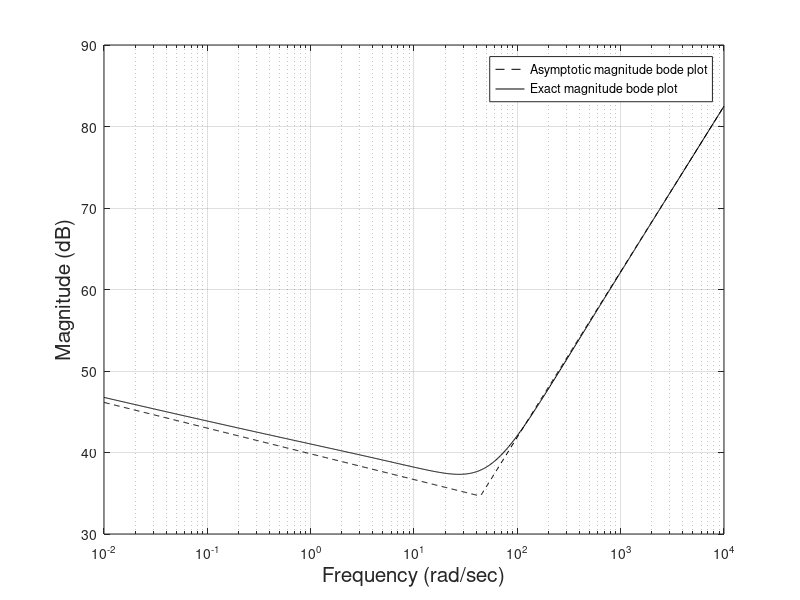

This chart was generated by the following MATLAB code:
clc;
clf;
clear all;
close all;
Kp = 15.2864;
Ki = 98.1268;
Kd = 1.1625;
alpha = 0.1578;
beta = 1.0148;
%  K= 0.55;
%  T = 62;
Wcr = (abs(Ki/Kd))^(1/(alpha + beta));
% Wcr1 = (abs(1/62));
w = logspace(-2 , 4, 1000);
mask = w < Wcr;
%  mask1 = w < Wcr1
% mag1 = 20*log10(Kp)*ones(size(w));
mag2 = 20*log10(Kd)*ones(size(w));
% mag3 = 20*log10(K)*ones(size(w));
mag4 =  (mask).*(20*log10(Ki/Kd)) + (~mask).*(20*(alpha + beta)*log10(w));
mag5 = -20*alpha*log10(w);
% mag6 =  (mask1).*(-20*log10(1)) + (~mask1).*(-20*log10(62*w));

% combined = mag1 + mag2 + mag3 + mag4 + mag5 + mag6 ;
 combined = mag2 + mag4 +mag5;
 
figure(1);
plot(1,1);
semilogx(w, combined,'Color','black')
xlabel('Frequency(rad/sec)');
ylabel('Magnitude dB');
grid on;
legend('Asymptotic magnitude bode plot','Location','NorthEast')


plot(1,1);
semilogx(w, combined,'Color','black','LineStyle','--')
xlabel('Frequency(rad/sec)','FontSize', 15);
ylabel('Magnitude dB','FontSize', 15);
grid on;
hold on;

 
clc;
clear 
Kp = 15.2864;
Ki = 98.1268;
Kd = 1.1625;
alpha = 0.1578;
beta = 1.0148;
%  K= 0.55;
%  T = 62;

w=logspace(-2,4,1000);
Mag=@(w) (20*log10(abs(sqrt(Kd).^2)) + 20*log10(abs(sqrt((i.*w).^(alpha+beta) + (((i.*w).^alpha)*Kp)/Kd + (Ki/Kd)).^2)) - 20*log10(abs(sqrt(i*w).^alpha).^2));   
semilogx(w,Mag(w) ,'Color','black');
hold on;
grid on;
xlabel('Frequency (rad/sec)');
ylabel('Magnitude (dB)');
legend('Asymptotic magnitude bode plot','Exact magnitude bode plot','Location','NorthEast')

